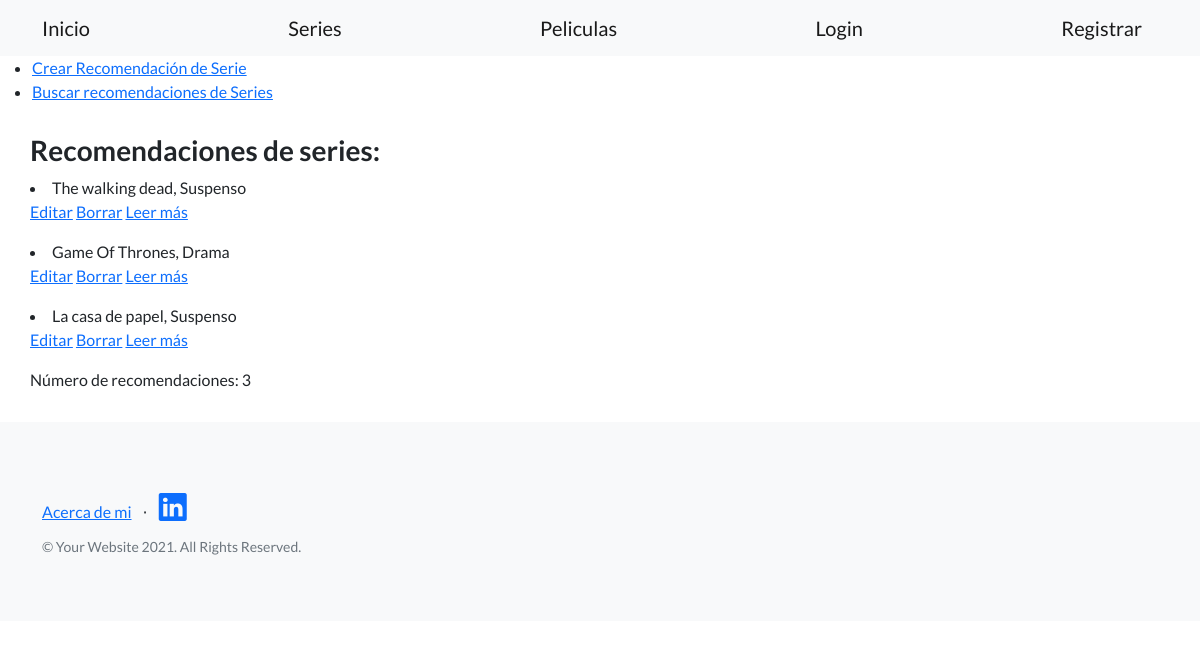
Page /recomendaciones/series/lista_series on the earlier database version.
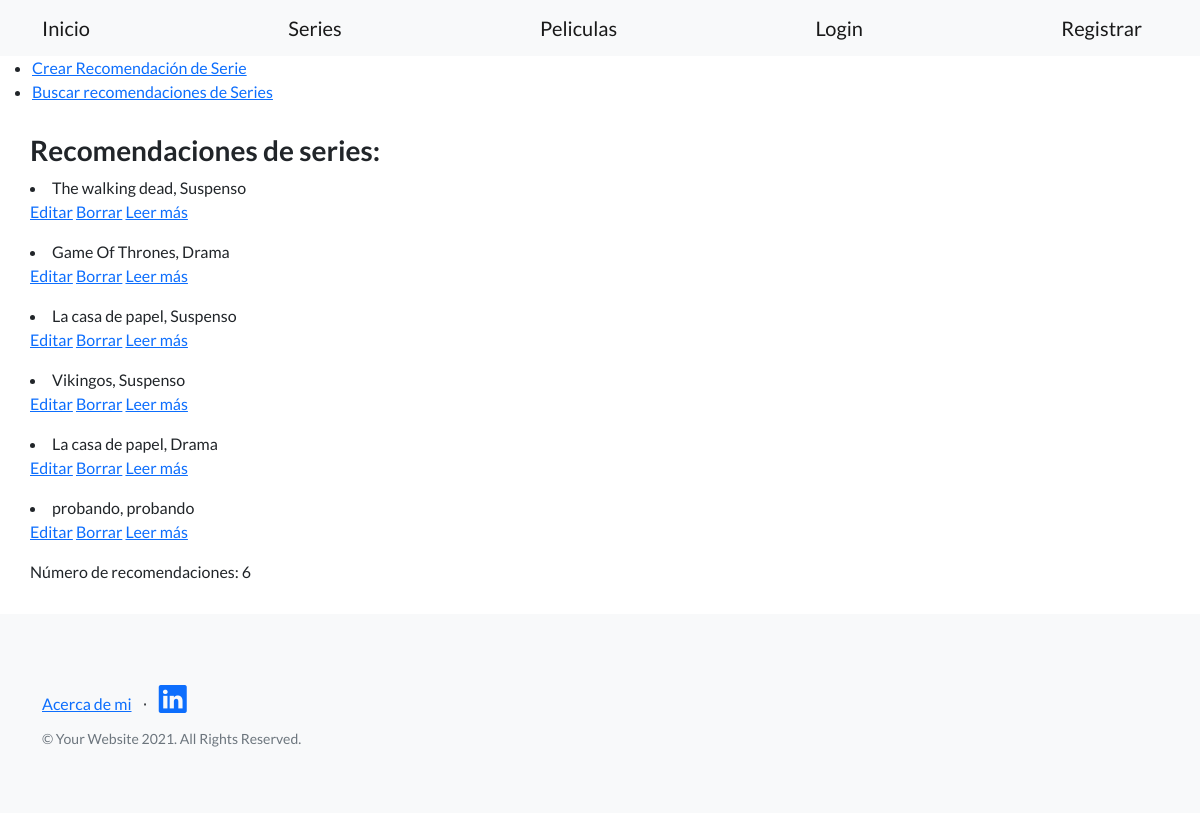
Same page on the later database version.
### recomendaciones/models.py (models this page shows)
class Series(models.Model):
    nombre = models.CharField(max_length=30)
    categoria = models.CharField(max_length=30)
    netflix = models.BooleanField()
    descripcion = RichTextField(blank=True, null=True)
    author = models.ForeignKey(User, on_delete=models.CASCADE)
    fecha = models.DateTimeField(default=timezone.now)
    def __str__(self):
        return f'{self.nombre}, {self.categoria}'

### recomendaciones/views.py (the view)
# urls.py: path('series/lista_series', views.lista_series, name = 'lista_series'),
def lista_series(request):
    lista_series = Series.objects.all()
    return render(
        request, 'recomendaciones/lista_series.html',
        {'lista_series': lista_series}
    )

### recomendaciones/templates/recomendaciones/lista_series.html
{% extends 'index/index.html' %}
{% block 'header_block' %}
<ul>
    <li><a href={% url 'crear_recomendacion_serie' %}>Crear Recomendación de Serie</a></li>
    <li><a href={% url 'busqueda_series' %}>Buscar recomendaciones de Series</a></li>
</ul>
{% endblock 'header_block' %}
{% block body_block %}
    <h3>Recomendaciones de series:</h3>
    {% for serie in lista_series %}
        <li>
            {{serie}}
            <p>
                <a href={% url 'actualizar_recomendacion_serie' serie.id %}>Editar</a>
                <a href={% url 'borrar_recomendacion_serie' serie.id %}>Borrar</a>
                <a href={% url 'datos_series' serie.id %}>Leer más</a>
            </p>
        </li>
    {% endfor %}
        {% if lista_series %}
            Número de recomendaciones: {{ lista_series|length }}
        {% else %}
            No existen recomendaciones aún.
        {% endif %}
{% endblock body_block %}

Differences in the rows shown:
added Series: nombre+categoria "Vikingos, Suspenso"
added Series: nombre+categoria "La casa de papel, Drama"
added Series: nombre+categoria "probando, probando"
Other differences:
{{ lista_series|length }}: "3" → "6"
